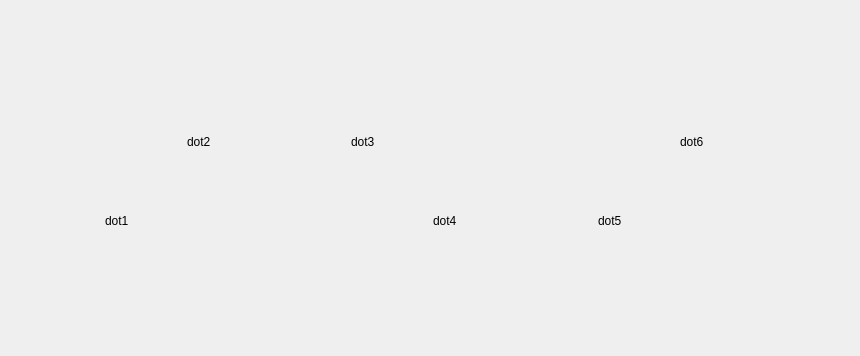
<?xml version="1.0" encoding="UTF-8"?>
<ui version="4.0">
 <class>Achievement_Widget</class>
 <widget class="QWidget" name="Achievement_Widget">
  <property name="geometry">
   <rect>
    <x>0</x>
    <y>0</y>
    <width>860</width>
    <height>356</height>
   </rect>
  </property>
  <property name="sizePolicy">
   <sizepolicy hsizetype="Preferred" vsizetype="Preferred">
    <horstretch>0</horstretch>
    <verstretch>0</verstretch>
   </sizepolicy>
  </property>
  <property name="minimumSize">
   <size>
    <width>860</width>
    <height>356</height>
   </size>
  </property>
  <property name="maximumSize">
   <size>
    <width>860</width>
    <height>356</height>
   </size>
  </property>
  <property name="windowTitle">
   <string>成就界面</string>
  </property>
  <layout class="QHBoxLayout" name="horizontalLayout">
   <item>
    <widget class="QWidget" name="widget" native="true">
     <layout class="QGridLayout" name="gridLayout">
      <item row="2" column="8">
       <spacer name="horizontalSpacer_26">
        <property name="minimumSize">
         <size>
          <width>80</width>
          <height>80</height>
         </size>
        </property>
        <property name="maximumSize">
         <size>
          <width>80</width>
          <height>80</height>
         </size>
        </property>
        <property name="orientation">
         <enum>Qt::Horizontal</enum>
        </property>
        <property name="sizeHint" stdset="0">
         <size>
          <width>40</width>
          <height>20</height>
         </size>
        </property>
       </spacer>
      </item>
      <item row="1" column="4">
       <widget class="QLabel" name="dot3">
        <property name="minimumSize">
         <size>
          <width>80</width>
          <height>80</height>
         </size>
        </property>
        <property name="maximumSize">
         <size>
          <width>80</width>
          <height>80</height>
         </size>
        </property>
        <property name="text">
         <string>dot3</string>
        </property>
       </widget>
      </item>
      <item row="1" column="8">
       <widget class="QLabel" name="dot6">
        <property name="minimumSize">
         <size>
          <width>80</width>
          <height>80</height>
         </size>
        </property>
        <property name="maximumSize">
         <size>
          <width>80</width>
          <height>80</height>
         </size>
        </property>
        <property name="text">
         <string>dot6</string>
        </property>
       </widget>
      </item>
      <item row="1" column="2">
       <widget class="QLabel" name="dot2">
        <property name="minimumSize">
         <size>
          <width>80</width>
          <height>80</height>
         </size>
        </property>
        <property name="maximumSize">
         <size>
          <width>80</width>
          <height>80</height>
         </size>
        </property>
        <property name="text">
         <string>dot2</string>
        </property>
       </widget>
      </item>
      <item row="3" column="1">
       <spacer name="horizontalSpacer">
        <property name="minimumSize">
         <size>
          <width>80</width>
          <height>80</height>
         </size>
        </property>
        <property name="maximumSize">
         <size>
          <width>80</width>
          <height>80</height>
         </size>
        </property>
        <property name="orientation">
         <enum>Qt::Horizontal</enum>
        </property>
        <property name="sizeHint" stdset="0">
         <size>
          <width>40</width>
          <height>20</height>
         </size>
        </property>
       </spacer>
      </item>
      <item row="0" column="5">
       <spacer name="horizontalSpacer_17">
        <property name="minimumSize">
         <size>
          <width>80</width>
          <height>80</height>
         </size>
        </property>
        <property name="maximumSize">
         <size>
          <width>80</width>
          <height>80</height>
         </size>
        </property>
        <property name="orientation">
         <enum>Qt::Horizontal</enum>
        </property>
        <property name="sizeHint" stdset="0">
         <size>
          <width>40</width>
          <height>20</height>
         </size>
        </property>
       </spacer>
      </item>
      <item row="0" column="7">
       <spacer name="horizontalSpacer_22">
        <property name="minimumSize">
         <size>
          <width>80</width>
          <height>80</height>
         </size>
        </property>
        <property name="maximumSize">
         <size>
          <width>80</width>
          <height>80</height>
         </size>
        </property>
        <property name="orientation">
         <enum>Qt::Horizontal</enum>
        </property>
        <property name="sizeHint" stdset="0">
         <size>
          <width>40</width>
          <height>20</height>
         </size>
        </property>
       </spacer>
      </item>
      <item row="0" column="1">
       <spacer name="horizontalSpacer_14">
        <property name="minimumSize">
         <size>
          <width>80</width>
          <height>80</height>
         </size>
        </property>
        <property name="maximumSize">
         <size>
          <width>80</width>
          <height>80</height>
         </size>
        </property>
        <property name="orientation">
         <enum>Qt::Horizontal</enum>
        </property>
        <property name="sizeHint" stdset="0">
         <size>
          <width>40</width>
          <height>20</height>
         </size>
        </property>
       </spacer>
      </item>
      <item row="1" column="9">
       <spacer name="horizontalSpacer_29">
        <property name="minimumSize">
         <size>
          <width>80</width>
          <height>80</height>
         </size>
        </property>
        <property name="maximumSize">
         <size>
          <width>80</width>
          <height>80</height>
         </size>
        </property>
        <property name="orientation">
         <enum>Qt::Horizontal</enum>
        </property>
        <property name="sizeHint" stdset="0">
         <size>
          <width>40</width>
          <height>20</height>
         </size>
        </property>
       </spacer>
      </item>
      <item row="2" column="4">
       <spacer name="horizontalSpacer_6">
        <property name="minimumSize">
         <size>
          <width>80</width>
          <height>80</height>
         </size>
        </property>
        <property name="maximumSize">
         <size>
          <width>80</width>
          <height>80</height>
         </size>
        </property>
        <property name="orientation">
         <enum>Qt::Horizontal</enum>
        </property>
        <property name="sizeHint" stdset="0">
         <size>
          <width>40</width>
          <height>20</height>
         </size>
        </property>
       </spacer>
      </item>
      <item row="1" column="6">
       <spacer name="horizontalSpacer_20">
        <property name="minimumSize">
         <size>
          <width>80</width>
          <height>80</height>
         </size>
        </property>
        <property name="maximumSize">
         <size>
          <width>80</width>
          <height>80</height>
         </size>
        </property>
        <property name="orientation">
         <enum>Qt::Horizontal</enum>
        </property>
        <property name="sizeHint" stdset="0">
         <size>
          <width>40</width>
          <height>20</height>
         </size>
        </property>
       </spacer>
      </item>
      <item row="3" column="6">
       <widget class="QLabel" name="planet3">
        <property name="minimumSize">
         <size>
          <width>80</width>
          <height>80</height>
         </size>
        </property>
        <property name="maximumSize">
         <size>
          <width>80</width>
          <height>80</height>
         </size>
        </property>
        <property name="text">
         <string/>
        </property>
        <property name="pixmap">
         <pixmap resource="res.qrc">:/C:/Users/86199/Desktop/Images/new3.jpg</pixmap>
        </property>
       </widget>
      </item>
      <item row="0" column="0">
       <spacer name="horizontalSpacer_12">
        <property name="minimumSize">
         <size>
          <width>80</width>
          <height>80</height>
         </size>
        </property>
        <property name="maximumSize">
         <size>
          <width>80</width>
          <height>80</height>
         </size>
        </property>
        <property name="orientation">
         <enum>Qt::Horizontal</enum>
        </property>
        <property name="sizeHint" stdset="0">
         <size>
          <width>40</width>
          <height>20</height>
         </size>
        </property>
       </spacer>
      </item>
      <item row="1" column="5">
       <spacer name="horizontalSpacer_19">
        <property name="minimumSize">
         <size>
          <width>80</width>
          <height>80</height>
         </size>
        </property>
        <property name="maximumSize">
         <size>
          <width>80</width>
          <height>80</height>
         </size>
        </property>
        <property name="orientation">
         <enum>Qt::Horizontal</enum>
        </property>
        <property name="sizeHint" stdset="0">
         <size>
          <width>40</width>
          <height>20</height>
         </size>
        </property>
       </spacer>
      </item>
      <item row="3" column="2">
       <spacer name="horizontalSpacer_2">
        <property name="minimumSize">
         <size>
          <width>80</width>
          <height>80</height>
         </size>
        </property>
        <property name="maximumSize">
         <size>
          <width>80</width>
          <height>80</height>
         </size>
        </property>
        <property name="orientation">
         <enum>Qt::Horizontal</enum>
        </property>
        <property name="sizeHint" stdset="0">
         <size>
          <width>40</width>
          <height>20</height>
         </size>
        </property>
       </spacer>
      </item>
      <item row="2" column="9">
       <spacer name="horizontalSpacer_27">
        <property name="minimumSize">
         <size>
          <width>80</width>
          <height>80</height>
         </size>
        </property>
        <property name="maximumSize">
         <size>
          <width>80</width>
          <height>80</height>
         </size>
        </property>
        <property name="orientation">
         <enum>Qt::Horizontal</enum>
        </property>
        <property name="sizeHint" stdset="0">
         <size>
          <width>40</width>
          <height>20</height>
         </size>
        </property>
       </spacer>
      </item>
      <item row="0" column="9">
       <widget class="QLabel" name="planet4">
        <property name="minimumSize">
         <size>
          <width>80</width>
          <height>80</height>
         </size>
        </property>
        <property name="maximumSize">
         <size>
          <width>80</width>
          <height>80</height>
         </size>
        </property>
        <property name="text">
         <string/>
        </property>
        <property name="pixmap">
         <pixmap resource="res.qrc">:/C:/Users/86199/Desktop/Images/new4.jpg</pixmap>
        </property>
       </widget>
      </item>
      <item row="3" column="3">
       <spacer name="horizontalSpacer_3">
        <property name="minimumSize">
         <size>
          <width>80</width>
          <height>80</height>
         </size>
        </property>
        <property name="maximumSize">
         <size>
          <width>80</width>
          <height>80</height>
         </size>
        </property>
        <property name="orientation">
         <enum>Qt::Horizontal</enum>
        </property>
        <property name="sizeHint" stdset="0">
         <size>
          <width>40</width>
          <height>20</height>
         </size>
        </property>
       </spacer>
      </item>
      <item row="3" column="7">
       <spacer name="horizontalSpacer_25">
        <property name="minimumSize">
         <size>
          <width>80</width>
          <height>80</height>
         </size>
        </property>
        <property name="maximumSize">
         <size>
          <width>80</width>
          <height>80</height>
         </size>
        </property>
        <property name="orientation">
         <enum>Qt::Horizontal</enum>
        </property>
        <property name="sizeHint" stdset="0">
         <size>
          <width>40</width>
          <height>20</height>
         </size>
        </property>
       </spacer>
      </item>
      <item row="2" column="0">
       <spacer name="horizontalSpacer_9">
        <property name="minimumSize">
         <size>
          <width>80</width>
          <height>80</height>
         </size>
        </property>
        <property name="maximumSize">
         <size>
          <width>80</width>
          <height>80</height>
         </size>
        </property>
        <property name="orientation">
         <enum>Qt::Horizontal</enum>
        </property>
        <property name="sizeHint" stdset="0">
         <size>
          <width>40</width>
          <height>20</height>
         </size>
        </property>
       </spacer>
      </item>
      <item row="2" column="6">
       <spacer name="horizontalSpacer_24">
        <property name="minimumSize">
         <size>
          <width>80</width>
          <height>80</height>
         </size>
        </property>
        <property name="maximumSize">
         <size>
          <width>80</width>
          <height>80</height>
         </size>
        </property>
        <property name="orientation">
         <enum>Qt::Horizontal</enum>
        </property>
        <property name="sizeHint" stdset="0">
         <size>
          <width>40</width>
          <height>20</height>
         </size>
        </property>
       </spacer>
      </item>
      <item row="0" column="3">
       <widget class="QLabel" name="planet2">
        <property name="minimumSize">
         <size>
          <width>80</width>
          <height>80</height>
         </size>
        </property>
        <property name="maximumSize">
         <size>
          <width>80</width>
          <height>80</height>
         </size>
        </property>
        <property name="text">
         <string/>
        </property>
        <property name="pixmap">
         <pixmap resource="res.qrc">:/C:/Users/86199/Desktop/Images/new2.jpg</pixmap>
        </property>
       </widget>
      </item>
      <item row="2" column="3">
       <spacer name="horizontalSpacer_5">
        <property name="minimumSize">
         <size>
          <width>80</width>
          <height>80</height>
         </size>
        </property>
        <property name="maximumSize">
         <size>
          <width>80</width>
          <height>80</height>
         </size>
        </property>
        <property name="orientation">
         <enum>Qt::Horizontal</enum>
        </property>
        <property name="sizeHint" stdset="0">
         <size>
          <width>40</width>
          <height>20</height>
         </size>
        </property>
       </spacer>
      </item>
      <item row="1" column="0">
       <spacer name="horizontalSpacer_10">
        <property name="minimumSize">
         <size>
          <width>80</width>
          <height>80</height>
         </size>
        </property>
        <property name="maximumSize">
         <size>
          <width>80</width>
          <height>80</height>
         </size>
        </property>
        <property name="orientation">
         <enum>Qt::Horizontal</enum>
        </property>
        <property name="sizeHint" stdset="0">
         <size>
          <width>40</width>
          <height>20</height>
         </size>
        </property>
       </spacer>
      </item>
      <item row="3" column="5">
       <spacer name="horizontalSpacer_8">
        <property name="minimumSize">
         <size>
          <width>80</width>
          <height>80</height>
         </size>
        </property>
        <property name="maximumSize">
         <size>
          <width>80</width>
          <height>80</height>
         </size>
        </property>
        <property name="orientation">
         <enum>Qt::Horizontal</enum>
        </property>
        <property name="sizeHint" stdset="0">
         <size>
          <width>40</width>
          <height>20</height>
         </size>
        </property>
       </spacer>
      </item>
      <item row="0" column="6">
       <spacer name="horizontalSpacer_18">
        <property name="minimumSize">
         <size>
          <width>80</width>
          <height>80</height>
         </size>
        </property>
        <property name="maximumSize">
         <size>
          <width>80</width>
          <height>80</height>
         </size>
        </property>
        <property name="orientation">
         <enum>Qt::Horizontal</enum>
        </property>
        <property name="sizeHint" stdset="0">
         <size>
          <width>40</width>
          <height>20</height>
         </size>
        </property>
       </spacer>
      </item>
      <item row="2" column="5">
       <widget class="QLabel" name="dot4">
        <property name="minimumSize">
         <size>
          <width>80</width>
          <height>80</height>
         </size>
        </property>
        <property name="maximumSize">
         <size>
          <width>80</width>
          <height>80</height>
         </size>
        </property>
        <property name="text">
         <string>dot4</string>
        </property>
       </widget>
      </item>
      <item row="3" column="8">
       <spacer name="horizontalSpacer_28">
        <property name="minimumSize">
         <size>
          <width>80</width>
          <height>80</height>
         </size>
        </property>
        <property name="maximumSize">
         <size>
          <width>80</width>
          <height>80</height>
         </size>
        </property>
        <property name="orientation">
         <enum>Qt::Horizontal</enum>
        </property>
        <property name="sizeHint" stdset="0">
         <size>
          <width>40</width>
          <height>20</height>
         </size>
        </property>
       </spacer>
      </item>
      <item row="3" column="9">
       <spacer name="horizontalSpacer_30">
        <property name="minimumSize">
         <size>
          <width>80</width>
          <height>80</height>
         </size>
        </property>
        <property name="maximumSize">
         <size>
          <width>80</width>
          <height>80</height>
         </size>
        </property>
        <property name="orientation">
         <enum>Qt::Horizontal</enum>
        </property>
        <property name="sizeHint" stdset="0">
         <size>
          <width>40</width>
          <height>20</height>
         </size>
        </property>
       </spacer>
      </item>
      <item row="2" column="7">
       <widget class="QLabel" name="dot5">
        <property name="minimumSize">
         <size>
          <width>80</width>
          <height>80</height>
         </size>
        </property>
        <property name="maximumSize">
         <size>
          <width>80</width>
          <height>80</height>
         </size>
        </property>
        <property name="text">
         <string>dot5</string>
        </property>
       </widget>
      </item>
      <item row="3" column="4">
       <spacer name="horizontalSpacer_7">
        <property name="minimumSize">
         <size>
          <width>80</width>
          <height>80</height>
         </size>
        </property>
        <property name="maximumSize">
         <size>
          <width>80</width>
          <height>80</height>
         </size>
        </property>
        <property name="orientation">
         <enum>Qt::Horizontal</enum>
        </property>
        <property name="sizeHint" stdset="0">
         <size>
          <width>40</width>
          <height>20</height>
         </size>
        </property>
       </spacer>
      </item>
      <item row="0" column="8">
       <spacer name="horizontalSpacer_23">
        <property name="minimumSize">
         <size>
          <width>80</width>
          <height>80</height>
         </size>
        </property>
        <property name="maximumSize">
         <size>
          <width>80</width>
          <height>80</height>
         </size>
        </property>
        <property name="orientation">
         <enum>Qt::Horizontal</enum>
        </property>
        <property name="sizeHint" stdset="0">
         <size>
          <width>40</width>
          <height>20</height>
         </size>
        </property>
       </spacer>
      </item>
      <item row="3" column="0">
       <widget class="QLabel" name="planet1">
        <property name="minimumSize">
         <size>
          <width>80</width>
          <height>80</height>
         </size>
        </property>
        <property name="maximumSize">
         <size>
          <width>80</width>
          <height>80</height>
         </size>
        </property>
        <property name="text">
         <string/>
        </property>
        <property name="pixmap">
         <pixmap resource="res.qrc">:/C:/Users/86199/Desktop/Images/new1.jpg</pixmap>
        </property>
       </widget>
      </item>
      <item row="0" column="4">
       <spacer name="horizontalSpacer_15">
        <property name="minimumSize">
         <size>
          <width>80</width>
          <height>80</height>
         </size>
        </property>
        <property name="maximumSize">
         <size>
          <width>80</width>
          <height>80</height>
         </size>
        </property>
        <property name="orientation">
         <enum>Qt::Horizontal</enum>
        </property>
        <property name="sizeHint" stdset="0">
         <size>
          <width>40</width>
          <height>20</height>
         </size>
        </property>
       </spacer>
      </item>
      <item row="1" column="7">
       <spacer name="horizontalSpacer_21">
        <property name="minimumSize">
         <size>
          <width>80</width>
          <height>80</height>
         </size>
        </property>
        <property name="maximumSize">
         <size>
          <width>80</width>
          <height>80</height>
         </size>
        </property>
        <property name="orientation">
         <enum>Qt::Horizontal</enum>
        </property>
        <property name="sizeHint" stdset="0">
         <size>
          <width>40</width>
          <height>20</height>
         </size>
        </property>
       </spacer>
      </item>
      <item row="1" column="3">
       <spacer name="horizontalSpacer_16">
        <property name="minimumSize">
         <size>
          <width>80</width>
          <height>80</height>
         </size>
        </property>
        <property name="maximumSize">
         <size>
          <width>80</width>
          <height>80</height>
         </size>
        </property>
        <property name="orientation">
         <enum>Qt::Horizontal</enum>
        </property>
        <property name="sizeHint" stdset="0">
         <size>
          <width>40</width>
          <height>20</height>
         </size>
        </property>
       </spacer>
      </item>
      <item row="2" column="2">
       <spacer name="horizontalSpacer_4">
        <property name="minimumSize">
         <size>
          <width>80</width>
          <height>80</height>
         </size>
        </property>
        <property name="maximumSize">
         <size>
          <width>80</width>
          <height>80</height>
         </size>
        </property>
        <property name="orientation">
         <enum>Qt::Horizontal</enum>
        </property>
        <property name="sizeHint" stdset="0">
         <size>
          <width>40</width>
          <height>20</height>
         </size>
        </property>
       </spacer>
      </item>
      <item row="1" column="1">
       <spacer name="horizontalSpacer_11">
        <property name="minimumSize">
         <size>
          <width>80</width>
          <height>80</height>
         </size>
        </property>
        <property name="maximumSize">
         <size>
          <width>80</width>
          <height>80</height>
         </size>
        </property>
        <property name="orientation">
         <enum>Qt::Horizontal</enum>
        </property>
        <property name="sizeHint" stdset="0">
         <size>
          <width>40</width>
          <height>20</height>
         </size>
        </property>
       </spacer>
      </item>
      <item row="0" column="2">
       <spacer name="horizontalSpacer_13">
        <property name="minimumSize">
         <size>
          <width>80</width>
          <height>80</height>
         </size>
        </property>
        <property name="maximumSize">
         <size>
          <width>80</width>
          <height>80</height>
         </size>
        </property>
        <property name="orientation">
         <enum>Qt::Horizontal</enum>
        </property>
        <property name="sizeHint" stdset="0">
         <size>
          <width>40</width>
          <height>20</height>
         </size>
        </property>
       </spacer>
      </item>
      <item row="2" column="1">
       <widget class="QLabel" name="dot1">
        <property name="minimumSize">
         <size>
          <width>80</width>
          <height>80</height>
         </size>
        </property>
        <property name="maximumSize">
         <size>
          <width>80</width>
          <height>80</height>
         </size>
        </property>
        <property name="text">
         <string>dot1</string>
        </property>
       </widget>
      </item>
     </layout>
    </widget>
   </item>
  </layout>
 </widget>
 <layoutdefault spacing="6" margin="11"/>
 <resources>
  <include location="res.qrc"/>
 </resources>
 <connections/>
</ui>
